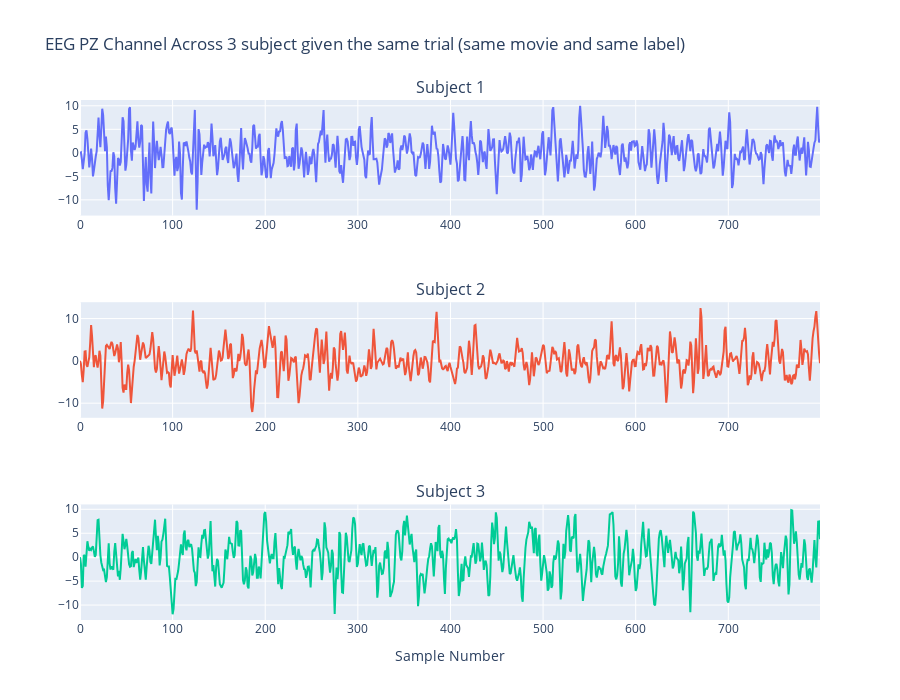

The cell this chart's notebook holds for it:
### Code cell
fig = make_subplots(
    rows=3, 
    cols=1, 
    subplot_titles=("Subject 1", "Subject 2", "Subject 3"),
)
fig.add_trace(
    go.Scatter(y=p1[posIndex[2]][getChannel('PZ')][0], mode="lines", name="Subject 1"),
    row=1, col=1
)
fig.add_trace(
    go.Scatter(y=p2[posIndex[2]][getChannel('PZ')][0], mode="lines", name="Subject 2"),
    row=2, col=1
)
fig.add_trace(
    go.Scatter(y=p3[posIndex[2]][getChannel('PZ')][0], mode="lines", name="Subject 3"),
    row=3, col=1
)
fig.update_layout(
    title_text="EEG PZ Channel Across 3 subject given the same trial (same movie and same label)", 
    height=700, 
    showlegend=False
)
fig.update_xaxes(title_text="Sample Number", row=3, col=1)

fig.show()

### Figure 1 — Plotly figure (JSON) as saved in the notebook; plotly's stock layout.template omitted (floating-point values rounded to 4 significant figures; data arrays with more than 128 entries replaced by an {"elided": "..."} marker saying what was removed)
{"data": [{"mode": "lines", "name": "Subject 1", "type": "scatter", "xaxis": "x", "y": {"elided": "800 float values"}, "yaxis": "y"}, {"mode": "lines", "name": "Subject 2", "type": "scatter", "xaxis": "x2", "y": {"elided": "800 float values"}, "yaxis": "y2"}, {"mode": "lines", "name": "Subject 3", "type": "scatter", "xaxis": "x3", "y": {"elided": "800 float values"}, "yaxis": "y3"}], "layout": {"annotations": [{"font": {"size": 16}, "showarrow": false, "text": "Subject 1", "x": 0.5, "xanchor": "center", "xref": "paper", "y": 1, "yanchor": "bottom", "yref": "paper"}, {"font": {"size": 16}, "showarrow": false, "text": "Subject 2", "x": 0.5, "xanchor": "center", "xref": "paper", "y": 0.6111, "yanchor": "bottom", "yref": "paper"}, {"font": {"size": 16}, "showarrow": false, "text": "Subject 3", "x": 0.5, "xanchor": "center", "xref": "paper", "y": 0.2222, "yanchor": "bottom", "yref": "paper"}], "height": 700, "showlegend": false, "title": {"text": "EEG PZ Channel Across 3 subject given the same trial (same movie and same label)"}, "xaxis": {"anchor": "y", "domain": [0, 1]}, "xaxis2": {"anchor": "y2", "domain": [0, 1]}, "xaxis3": {"anchor": "y3", "domain": [0, 1], "title": {"text": "Sample Number"}}, "yaxis": {"anchor": "x", "domain": [0.7778, 1]}, "yaxis2": {"anchor": "x2", "domain": [0.3889, 0.6111]}, "yaxis3": {"anchor": "x3", "domain": [0, 0.2222]}}}
